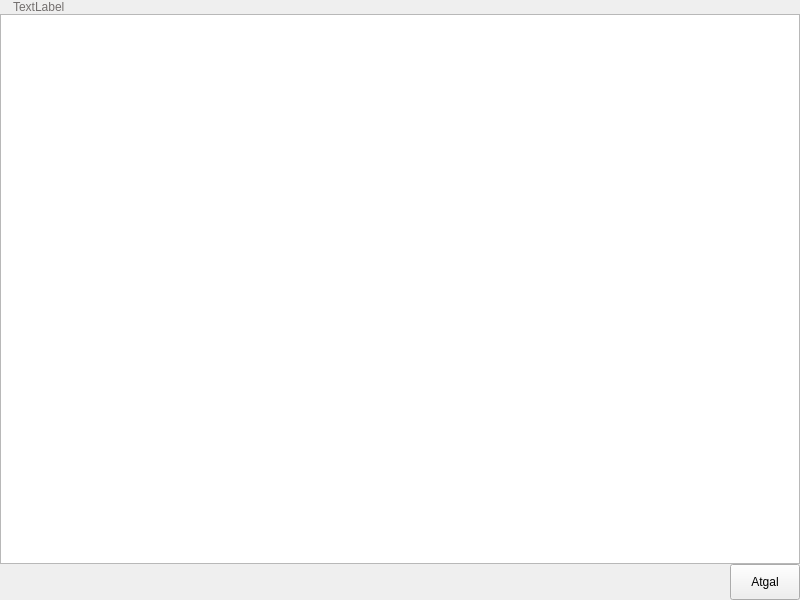
<?xml version="1.0" encoding="UTF-8"?>
<ui version="4.0">
 <class>BrandList</class>
 <widget class="QWidget" name="BrandList">
  <property name="geometry">
   <rect>
    <x>0</x>
    <y>0</y>
    <width>800</width>
    <height>600</height>
   </rect>
  </property>
  <property name="windowTitle">
   <string>MainWindow</string>
  </property>
  <layout class="QVBoxLayout" name="verticalLayout">
   <property name="spacing">
    <number>0</number>
   </property>
   <property name="margin">
    <number>0</number>
   </property>
   <item>
    <widget class="QLabel" name="txtHeader">
     <property name="styleSheet">
      <string notr="true">#txtHeader{
border-image:url(:/images/lucky.png);
padding-left:10px;
color:#736F6E;
}</string>
     </property>
     <property name="text">
      <string>TextLabel</string>
     </property>
    </widget>
   </item>
   <item>
    <widget class="QListView" name="brandListView">
     <property name="horizontalScrollBarPolicy">
      <enum>Qt::ScrollBarAlwaysOff</enum>
     </property>
     <property name="verticalScrollMode">
      <enum>QAbstractItemView::ScrollPerPixel</enum>
     </property>
    </widget>
   </item>
   <item>
    <layout class="QHBoxLayout" name="horizontalLayout">
     <item>
      <spacer name="horizontalSpacer">
       <property name="orientation">
        <enum>Qt::Horizontal</enum>
       </property>
       <property name="sizeHint" stdset="0">
        <size>
         <width>40</width>
         <height>20</height>
        </size>
       </property>
      </spacer>
     </item>
     <item>
      <widget class="QPushButton" name="btnBack">
       <property name="styleSheet">
        <string notr="true">#btnBack{
border-image:url(:/images/batonas.png);
padding:10px 20px 10px 20px;
}</string>
       </property>
       <property name="text">
        <string>Atgal</string>
       </property>
      </widget>
     </item>
    </layout>
   </item>
  </layout>
 </widget>
 <resources/>
 <connections/>
</ui>
